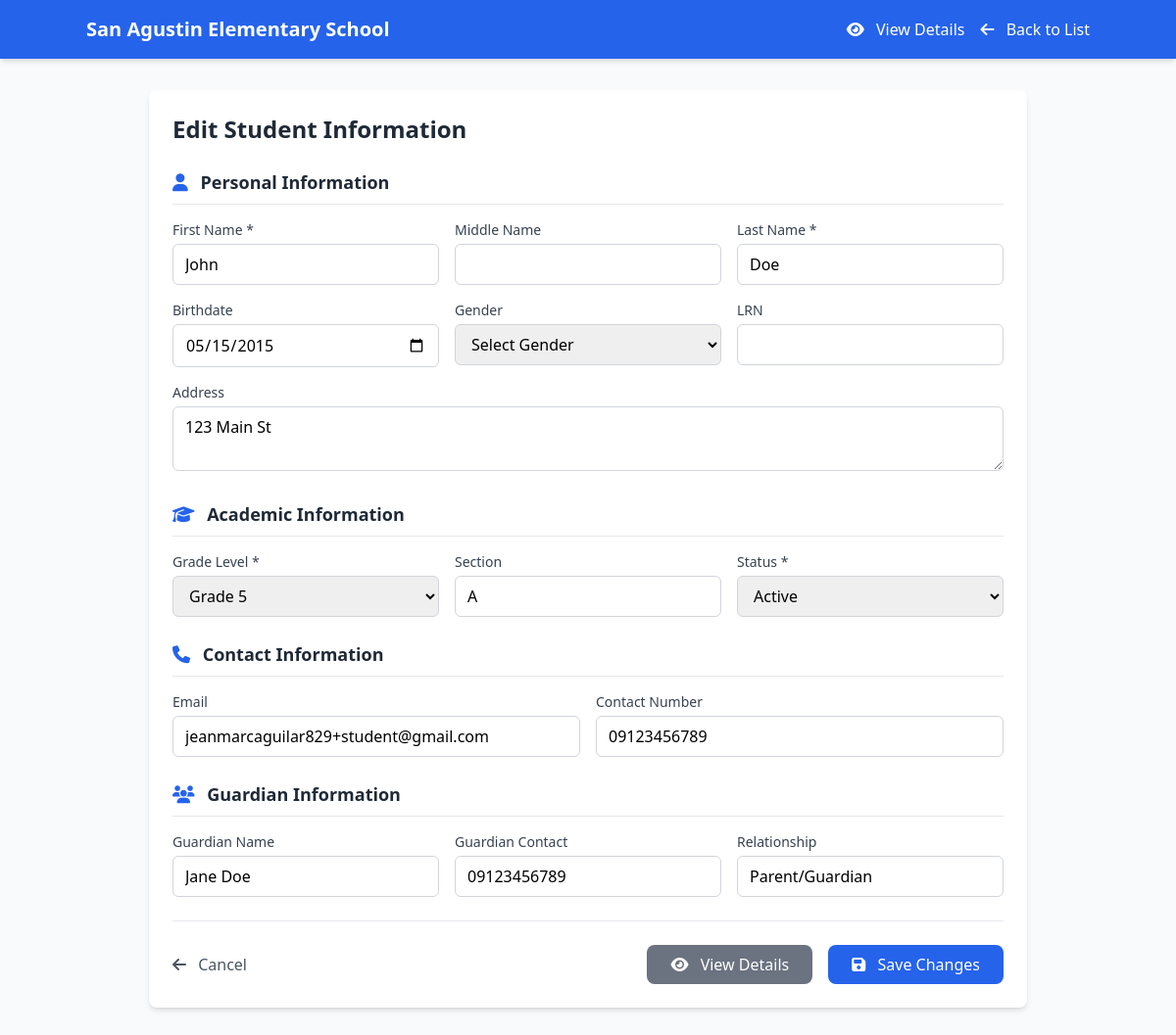
Screenshot of /registrar/edit_student.php?id=1 (signed in) with the database file from the repository.
### tables this page shows
CREATE TABLE `students` (
  `id` int(11) NOT NULL,
  `user_id` int(11) DEFAULT NULL,
  `student_id` varchar(20) NOT NULL,
  `first_name` varchar(50) NOT NULL,
  `last_name` varchar(50) NOT NULL,
  `middle_name` varchar(50) DEFAULT NULL,
  `birthdate` date NOT NULL,
  `gender` enum('Male','Female','Other') DEFAULT NULL,
  `address` text DEFAULT NULL,
  `email` varchar(100) DEFAULT NULL,
  `contact_number` varchar(20) DEFAULT NULL,
  `guardian_name` varchar(100) DEFAULT NULL,
  `guardian_contact` varchar(20) DEFAULT NULL,
  `guardian_relationship` varchar(50) DEFAULT NULL,
  `grade_level` int(11) NOT NULL,
  `section` varchar(10) DEFAULT NULL,
  `school_year` varchar(20) DEFAULT NULL,
  `lrn` varchar(20) DEFAULT NULL,
  `status` enum('Active','Inactive','Transferred','Graduated') DEFAULT 'Active',
  `is_active` tinyint(1) NOT NULL DEFAULT 1,
  `last_login` datetime DEFAULT NULL,
  `created_at` timestamp NOT NULL DEFAULT current_timestamp(),
  `updated_at` timestamp NOT NULL DEFAULT current_timestamp() ON UPDATE current_timestamp()
);

### registrar/edit_student.php (the view, shortened to what this page needs)
<?php
$student_id = $_GET['id'] ?? null;
$database = new Database();
$registrar_conn = $database->getConnection('registrar');
try {
    $stmt = $registrar_conn->prepare("SELECT * FROM students WHERE id = ?");
    $stmt->execute([$student_id]);
    $student = $stmt->fetch(PDO::FETCH_ASSOC);
} catch (PDOException $e) {
    $_SESSION['error'] = 'Error fetching student details: ' . $e->getMessage();
    header('Location: view_students.php');
    exit();
}
?>
<!DOCTYPE html>
<html lang="en">
<head>
    <script src="https://cdn.tailwindcss.com"></script>
    <link rel="stylesheet" href="https://cdnjs.cloudflare.com/ajax/libs/font-awesome/6.4.0/css/all.min.css">
</head>
<body class="bg-gray-50">
    <div class="min-h-screen">
        <header class="bg-blue-600 text-white p-4 shadow-md">
            <div class="container mx-auto flex items-center justify-between">
                <h1 class="text-xl font-bold">San Agustin Elementary School</h1>
                <div class="flex space-x-4">
                    <a href="view_student.php?id=<?php echo $student_id; ?>" class="text-white hover:text-blue-200">
                        <i class="fas fa-eye mr-2"></i> View Details
                    </a>
                    <a href="view_students.php" class="text-white hover:text-blue-200">
                        <i class="fas fa-arrow-left mr-2"></i> Back to List
                    </a>
                </div>
            </div>
        </header>
        <main class="container mx-auto px-4 py-8">
            <div class="max-w-4xl mx-auto">
                <div class="bg-white rounded-lg shadow-md p-6">
                    <h2 class="text-2xl font-bold text-gray-800 mb-6">Edit Student Information</h2>
                    <form method="POST" class="space-y-6">
                        <div>
                            <h3 class="text-lg font-semibold text-gray-800 mb-4 border-b pb-2">
                                <i class="fas fa-user mr-2 text-blue-600"></i> Personal Information
                            </h3>
                            <div class="grid grid-cols-1 md:grid-cols-3 gap-4">
                                <div>
                                    <label class="block text-sm font-medium text-gray-700 mb-1">First Name *</label>
                                    <input type="text" name="first_name" value="<?php echo htmlspecialchars($student['first_name']); ?>" required
                                           class="w-full px-3 py-2 border border-gray-300 rounded-md focus:outline-none focus:ring-2 focus:ring-blue-500">
                                </div>
                                <div>
                                    <label class="block text-sm font-medium text-gray-700 mb-1">Middle Name</label>
                                    <input type="text" name="middle_name" value="<?php echo htmlspecialchars($student['middle_name'] ?: ''); ?>"
                                           class="w-full px-3 py-2 border border-gray-300 rounded-md focus:outline-none focus:ring-2 focus:ring-blue-500">
                                </div>
                                <div>
                                    <label class="block text-sm font-medium text-gray-700 mb-1">Last Name *</label>
                                    <input type="text" name="last_name" value="<?php echo htmlspecialchars($student['last_name']); ?>" required
                                           class="w-full px-3 py-2 border border-gray-300 rounded-md focus:outline-none focus:ring-2 focus:ring-blue-500">
                                </div>
                                <div>
                                    <label class="block text-sm font-medium text-gray-700 mb-1">Birthdate</label>
                                    <input type="date" name="birthdate" value="<?php echo htmlspecialchars($student['birthdate'] ?: ''); ?>"
                                           class="w-full px-3 py-2 border border-gray-300 rounded-md focus:outline-none focus:ring-2 focus:ring-blue-500">
                                </div>
                                <div>
                                    <label class="block text-sm font-medium text-gray-700 mb-1">Gender</label>
                                    <select name="gender" class="w-full px-3 py-2 border border-gray-300 rounded-md focus:outline-none focus:ring-2 focus:ring-blue-500">
                                        <option value="">Select Gender</option>
                                    </select>
                                </div>
                                <div>
                                    <label class="block text-sm font-medium text-gray-700 mb-1">LRN</label>
                                    <input type="text" name="lrn" value="<?php echo htmlspecialchars($student['lrn'] ?: ''); ?>"
                                           class="w-full px-3 py-2 border border-gray-300 rounded-md focus:outline-none focus:ring-2 focus:ring-blue-500">
                                </div>
                                <div class="md:col-span-3">
                                    <label class="block text-sm font-medium text-gray-700 mb-1">Address</label>
                                    <textarea name="address" rows="2" class="w-full px-3 py-2 border border-gray-300 rounded-md focus:outline-none focus:ring-2 focus:ring-blue-500"><?php echo htmlspecialchars($student['address'] ?: ''); ?></textarea>
                                </div>
                            </div>
                        </div>
                        <div>
                            <h3 class="text-lg font-semibold text-gray-800 mb-4 border-b pb-2">
                                <i class="fas fa-graduation-cap mr-2 text-blue-600"></i> Academic Information
                            </h3>
                            <div class="grid grid-cols-1 md:grid-cols-3 gap-4">
                                <div>
                                    <label class="block text-sm font-medium text-gray-700 mb-1">Grade Level *</label>
                                    <select name="grade_level" required class="w-full px-3 py-2 border border-gray-300 rounded-md focus:outline-none focus:ring-2 focus:ring-blue-500">
                                        <?php for ($i = 1; $i <= 6; $i++): ?>
                                        <option value="<?php echo $i; ?>" <?php echo $student['grade_level'] == $i ? 'selected' : ''; ?>>Grade <?php echo $i; ?></option>
                                        <?php endfor; ?>
                                    </select>
                                </div>
                                <div>
                                    <label class="block text-sm font-medium text-gray-700 mb-1">Section</label>
                                    <input type="text" name="section" value="<?php echo htmlspecialchars($student['section'] ?: ''); ?>"
                                           class="w-full px-3 py-2 border border-gray-300 rounded-md focus:outline-none focus:ring-2 focus:ring-blue-500">
                                </div>
                                <div>
                                    <label class="block text-sm font-medium text-gray-700 mb-1">Status *</label>
                                    <select name="status" required class="w-full px-3 py-2 border border-gray-300 rounded-md focus:outline-none focus:ring-2 focus:ring-blue-500">
                                        <option value="Active" <?php echo $student['status'] === 'Active' ? 'selected' : ''; ?>>Active</option>
                                    </select>
                                </div>
                            </div>
                        </div>
                        <div>
                            <h3 class="text-lg font-semibold text-gray-800 mb-4 border-b pb-2">
                                <i class="fas fa-phone mr-2 text-blue-600"></i> Contact Information
                            </h3>
                            <div class="grid grid-cols-1 md:grid-cols-2 gap-4">
                                <div>
                                    <label class="block text-sm font-medium text-gray-700 mb-1">Email</label>
                                    <input type="email" name="email" value="<?php echo htmlspecialchars($student['email'] ?: ''); ?>"
                                           class="w-full px-3 py-2 border border-gray-300 rounded-md focus:outline-none focus:ring-2 focus:ring-blue-500">
                                </div>
                                <div>
                                    <label class="block text-sm font-medium text-gray-700 mb-1">Contact Number</label>
                                    <input type="text" name="contact_number" value="<?php echo htmlspecialchars($student['contact_number'] ?: ''); ?>"
                                           class="w-full px-3 py-2 border border-gray-300 rounded-md focus:outline-none focus:ring-2 focus:ring-blue-500">
                                </div>
                            </div>
                        </div>
                        <div>
                            <h3 class="text-lg font-semibold text-gray-800 mb-4 border-b pb-2">
                                <i class="fas fa-users mr-2 text-blue-600"></i> Guardian Information
                            </h3>
                            <div class="grid grid-cols-1 md:grid-cols-3 gap-4">
                                <div>
                                    <label class="block text-sm font-medium text-gray-700 mb-1">Guardian Name</label>
                                    <input type="text" name="guardian_name" value="<?php echo htmlspecialchars($student['guardian_name'] ?: ''); ?>"
                                           class="w-full px-3 py-2 border border-gray-300 rounded-md focus:outline-none focus:ring-2 focus:ring-blue-500">
                                </div>
                                <div>
                                    <label class="block text-sm font-medium text-gray-700 mb-1">Guardian Contact</label>
                                    <input type="text" name="guardian_contact" value="<?php echo htmlspecialchars($student['guardian_contact'] ?: ''); ?>"
                                           class="w-full px-3 py-2 border border-gray-300 rounded-md focus:outline-none focus:ring-2 focus:ring-blue-500">
                                </div>
                                <div>
                                    <label class="block text-sm font-medium text-gray-700 mb-1">Relationship</label>
                                    <input type="text" name="guardian_relationship" value="<?php echo htmlspecialchars($student['guardian_relationship'] ?: ''); ?>"
                                           placeholder="e.g., Mother, Father, Guardian"
                                           class="w-full px-3 py-2 border border-gray-300 rounded-md focus:outline-none focus:ring-2 focus:ring-blue-500">
                                </div>
                            </div>
                        </div>
                        <div class="flex justify-between items-center pt-6 border-t">
                            <a href="view_students.php" class="text-gray-600 hover:text-gray-800">
                                <i class="fas fa-arrow-left mr-2"></i> Cancel
                            </a>
                            <div class="space-x-3">
                                <a href="view_student.php?id=<?php echo $student_id; ?>" class="inline-block bg-gray-500 text-white px-6 py-2 rounded-lg hover:bg-gray-600">
                                    <i class="fas fa-eye mr-2"></i> View Details
                                </a>
                                <button type="submit" class="bg-blue-600 text-white px-6 py-2 rounded-lg hover:bg-blue-700">
                                    <i class="fas fa-save mr-2"></i> Save Changes
                                </button>
                            </div>
                        </div>
                    </form>
                </div>
            </div>
        </main>
    </div>
</body>
</html>

### rows the page displays
students: first_name "John", last_name "Doe", birthdate "05/15/2015", address "123 Main St", grade_level "Grade 5", section "A", status "Active", email "jeanmarcaguilar829+student@gmail.com", contact_number "09123456789", guardian_name "Jane Doe", guardian_contact "09123456789", guardian_relationship "Parent/Guardian"
